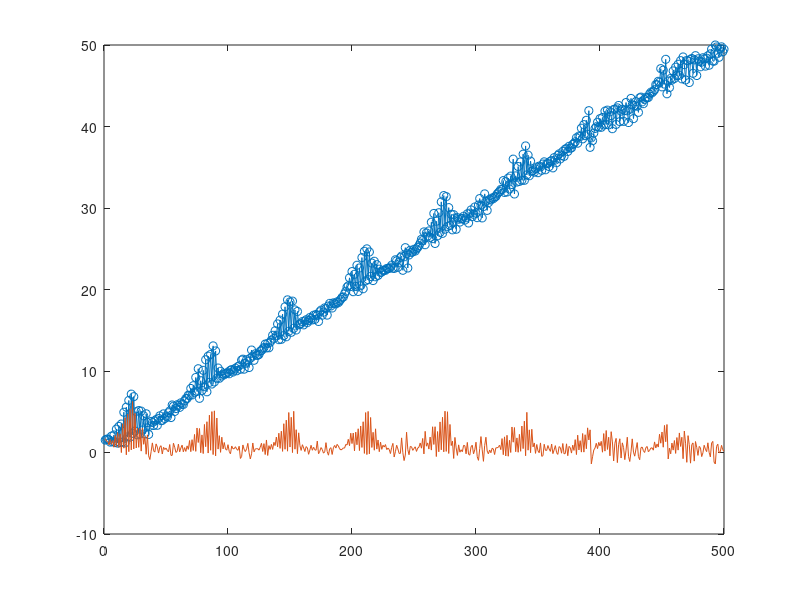
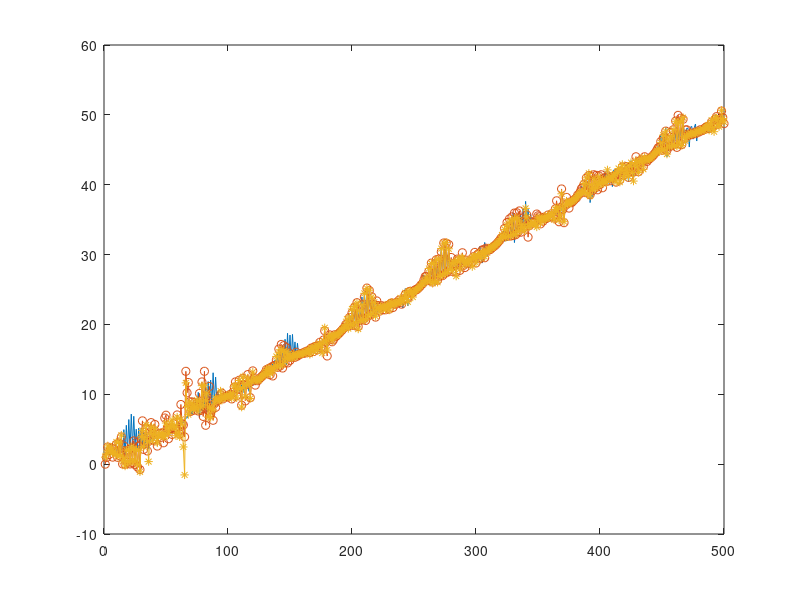
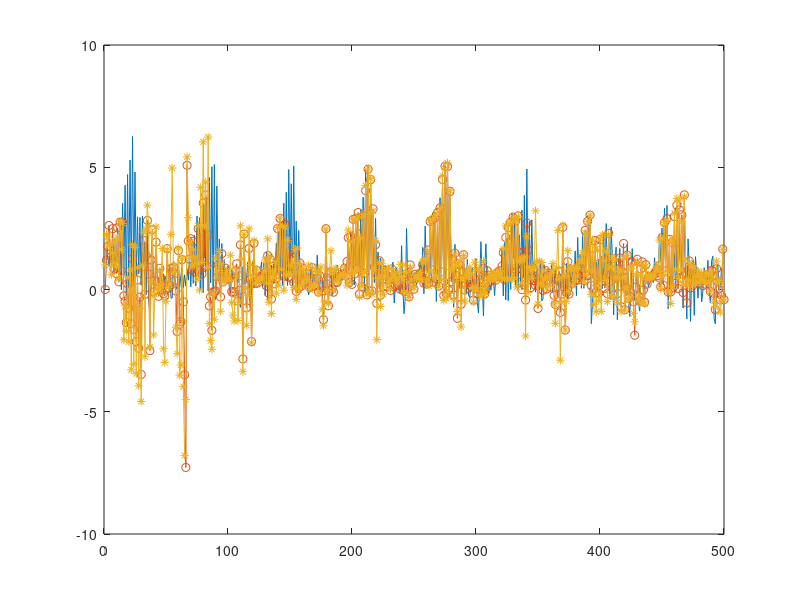
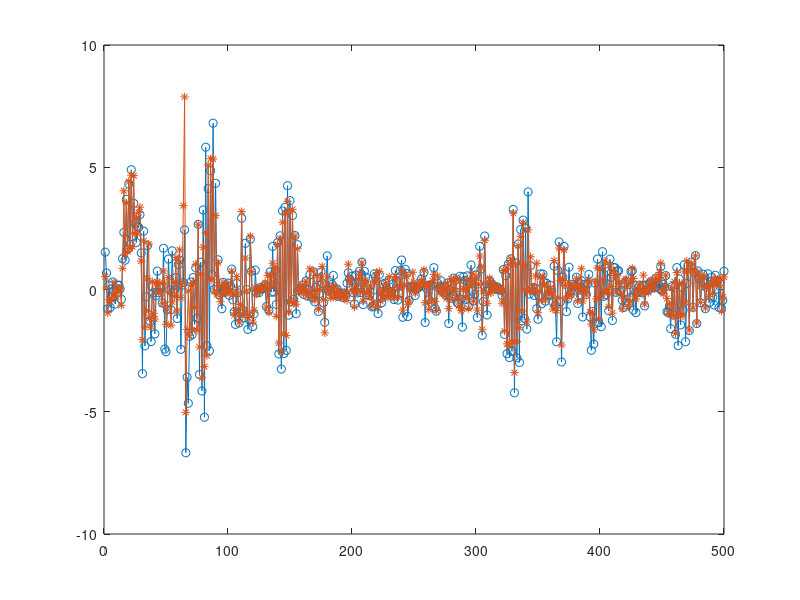

Here is the MATLAB script that generated these plots, in order:
clear;
q1 = 0.01;q2 = 0.1;Q = diag([q1,q2]);
r1 = 1;r2 = 0.1;R = diag([r1,r2]);
N = 500;
xr(:,1) = [1.5;1.5]+[q1^0.5*randn;q2^0.5*randn];
for k = 2:N
    xr(:,k) = [sin(xr(1,k-1))*xr(2,k-1)+0.1*(k-1);cos(xr(2,k-1))^2+xr(1,k-1)-0.1*(k-1)]+[q1^0.5*randn;q2^0.5*randn];
    zr(:,k) = [sqrt(xr(1,k)^2+xr(2,k)^2);atan(xr(1,k)/xr(2,k))]+[r1^0.5*randn;r2^0.5*randn];
end
xe(:,1) = [1;1];
Ppos = 10*eye(2);
Ppre(:,1) = diag(Ppos);
Pest(:,1) = diag(Ppos);
for k = 2:N
    x(:,k) = [sin(xe(1,k-1))*xe(2,k-1)+0.1*(k-1);cos(xe(2,k-1))^2+xe(1,k-1)-0.1*(k-1)];
    F = [xe(2,k-1)*cos(xe(1,k-1)) sin(xe(1,k-1));1 -sin(2*xe(2,k-1))];
    Pneg = F*Ppos*F'+Q;
    H = [x(1,k)/sqrt(x(1,k)^2+x(2,k)^2) x(2,k)/sqrt(x(1,k)^2+x(2,k)^2);x(2,k)/(x(1,k)^2+x(2,k)^2) -x(1,k)/(x(1,k)^2+x(2,k)^2)];
    K = Pneg*H'*inv(H*Pneg*H'+R);
    zpre = [sqrt(x(1,k)^2+x(2,k)^2);atan(x(1,k)/x(2,k))];
    xe(:,k) = x(:,k)+K*(zr(:,k)-zpre);
    Ppos = Pneg-K*(H*Pneg*H'+R)*K';
end
t = 1:N;
figure(1);
plot(t,xr(1,:),'o-',t,xr(2,:),'-');
figure(2);
plot(t,xr(1,:),'-',t,x(1,:),'o-',t,xe(1,:),'*-');
figure(3);
plot(t,xr(2,:),'-',t,x(2,:),'o-',t,xe(2,:),'*-');
figure(4);
plot(t,xr(1,:)-x(1,:),'o-',t,xr(1,:)-xe(1,:),'*-');
figure(5);
plot(t,xr(2,:)-x(2,:),'o-',t,xr(2,:)-xe(2,:),'*-');